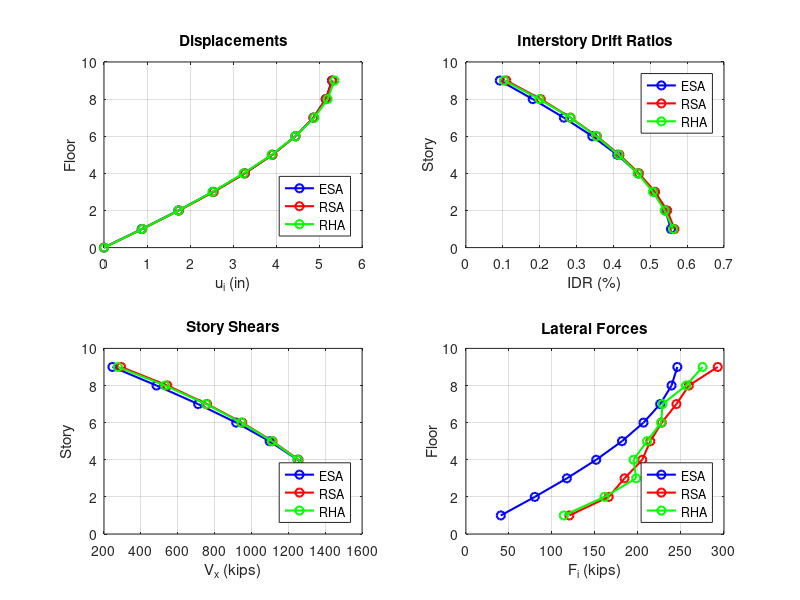

Write MATLAB code to recreate this figure. (Note: this script raises an error after producing the figure.)
%% HW 6 Part 7
clc; clear; close all;

%% Load results from Parts 1,2,3,4,5,6
load('HW6_Part1_results.mat');
load('HW6_Part2_results.mat');
load('HW6_Part3_results.mat');
load('HW6_Part4_results.mat');
load('HW6_Part5_results.mat');

floors  = (1:N)';
stories = (1:N)';

%  SUMMARY TABLES

fprintf('PART 7: Summary tables\n');

% displacements
fprintf('\nFloor Displacements u_i (in)\n');
fprintf('%-6s %-10s %-10s %-10s %-10s %-10s\n', ...
    'Floor','ESA','RSA','RHA','Approx','Exact');
fprintf('%s\n', repmat('-',1,56));
for i = 1:N
    if i == N   % only print approx/exact at roof (floor 9)
        fprintf('%-6d %-10.4f %-10.4f %-10.4f %-10.4f %-10.4f\n', ...
            i, u_ESA(i), u_RSA(i), u_RHA(i), u_roof_approx, u_roof_exact);
    else
        fprintf('%-6d %-10.4f %-10.4f %-10.4f %-10s %-10s\n', ...
            i, u_ESA(i), u_RSA(i), u_RHA(i), '---', '---');
    end
end

% idr
fprintf('\nInterstory Drift Ratios IDR_i (%%)\n');
fprintf('%-6s %-10s %-10s %-10s %-10s %-10s\n', ...
    'Story','ESA','RSA','RHA','Approx','Exact');
fprintf('%s\n', repmat('-',1,56));

% find which story has peak IDR for RHA (to know where to print approx)
[~, peak_IDR_story] = max(IDR_RHA);

for i = 1:N
    if i == peak_IDR_story
        fprintf('%-6d %-10.4f %-10.4f %-10.4f %-10.4f %-10.4f\n', ...
            i, IDR_ESA(i)*100, IDR_RSA(i)*100, IDR_RHA(i)*100, ...
            IDR_approx*100, IDR_exact*100);
    else
        fprintf('%-6d %-10.4f %-10.4f %-10.4f %-10s %-10s\n', ...
            i, IDR_ESA(i)*100, IDR_RSA(i)*100, IDR_RHA(i)*100, '---', '---');
    end
end

% lateral forces
fprintf('\nLateral Forces F_i (kips)\n');
fprintf('%-6s %-10s %-10s %-10s\n', 'Floor','ESA','RSA','RHA');
fprintf('%s\n', repmat('-',1,36));
for i = 1:N
    fprintf('%-6d %-10.4f %-10.4f %-10.4f\n', ...
        i, F_ESA(i), F_RSA(i), F_RHA(i));
end

% story shears
fprintf('\nStory Shears Vs_x (kips)\n');
fprintf('%-6s %-10s %-10s %-10s\n', 'Story','ESA','RSA','RHA');
fprintf('%s\n', repmat('-',1,36));
for i = 1:N
    fprintf('%-6d %-10.4f %-10.4f %-10.4f\n', ...
        i, Vs_ESA(i), Vs_RSA(i), Vs_RHA(i));
end


% base shear
fprintf('\nBase Shear Summary\n');
fprintf('%-10s %-12s %-12s\n','Method','V (kips)','V/W (%%)');
fprintf('%s\n', repmat('-',1,36));
fprintf('%-10s %-12.2f %-12.4f\n', 'ESA', V_ESA, VW_ESA*100);
fprintf('%-10s %-12.2f %-12.4f\n', 'RSA', V_RSA, VW_RSA*100);
fprintf('%-10s %-12.2f %-12.4f\n', 'RHA', V_RHA, VW_RHA*100);

%% comparison plots for ESA, RSA, RHA
figure('Name','HW6 Part 7: All Response Quantities');

% displacements
subplot(2,2,1);
plot([0;u_ESA], [0;floors], 'b-o', 'LineWidth',1.5); hold on;
plot([0;u_RSA], [0;floors], 'r-o', 'LineWidth',1.5);
plot([0;u_RHA], [0;floors], 'g-o', 'LineWidth',1.5);
xlabel('u_i (in)'); ylabel('Floor');
title('Displacements');
legend('ESA','RSA','RHA','Location','SouthEast');
grid on; ylim([0 N+1]);

% idr
subplot(2,2,2);
plot(IDR_ESA*100, stories, 'b-o', 'LineWidth',1.5); hold on;
plot(IDR_RSA*100, stories, 'r-o', 'LineWidth',1.5);
plot(IDR_RHA*100, stories, 'g-o', 'LineWidth',1.5);
xlabel('IDR (%)'); ylabel('Story');
title('Interstory Drift Ratios');
legend('ESA','RSA','RHA','Location','NorthEast');
grid on; ylim([0 N+1]);

% lateral forces
subplot(2,2,4);
plot(F_ESA, floors, 'b-o', 'LineWidth',1.5); hold on;
plot(F_RSA, floors, 'r-o', 'LineWidth',1.5);
plot(F_RHA, floors, 'g-o', 'LineWidth',1.5);
xlabel('F_i (kips)'); ylabel('Floor');
title('Lateral Forces');
legend('ESA','RSA','RHA','Location','SouthEast');
grid on; ylim([0 N+1]);

% story shear
subplot(2,2,3);
plot(Vs_ESA, stories, 'b-o', 'LineWidth',1.5); hold on;
plot(Vs_RSA, stories, 'r-o', 'LineWidth',1.5);
plot(Vs_RHA, stories, 'g-o', 'LineWidth',1.5);
xlabel('V_x (kips)'); ylabel('Story');
title('Story Shears');
legend('ESA','RSA','RHA','Location','SouthEast');
grid on; ylim([0 N+1]);

sgtitle('Part 7: ESA vs RSA vs RHA: All Response Quantities');

%% comparison of mode 1 contribution to base shear
% Mode 1 base shear from RSA (already in Part 3)
V_mode1_RSA = Vs_modal(1,1);
pct_mode1_RSA = pct_Vs(1,1);

% Mode 1 base shear from RHA (already in Part 4)
V_mode1_RHA = abs(Vs_modes_atPeak(1,1));
pct_mode1_RHA = pct_Vs_RHA(1,1);


fprintf('\nMode 1 Contribution to Base Shear\n');
fprintf('ESA:  V = %.2f kips (100%% by definition)\n', V_ESA);
fprintf('RSA:  Mode 1 = %.2f kips = %.1f%% of SRSS base shear\n', ...
    V_mode1_RSA, pct_mode1_RSA);
fprintf('RHA:  Mode 1 = %.2f kips = %.1f%% at peak base shear instant\n', ...
    V_mode1_RHA, pct_mode1_RHA);
